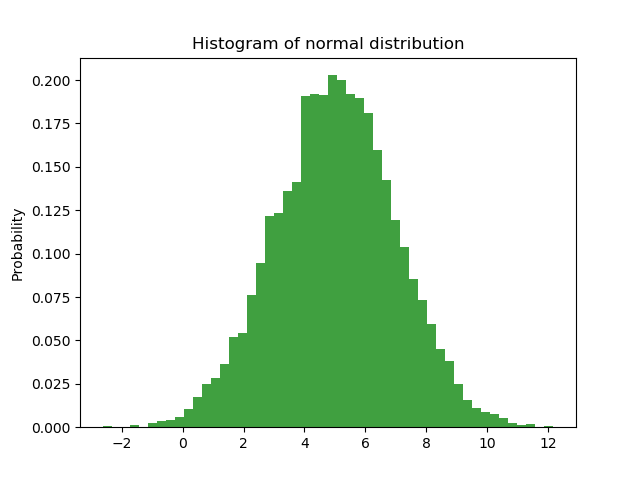

The script that saved this image:
import numpy as np
import matplotlib.pyplot as plt
import math
import sys

normalArray = np.random.normal(5, 2, 10000)


plt.hist(normalArray, 50, density=True, facecolor='g', alpha=0.75)
plt.ylabel('Probability')
plt.title('Histogram of normal distribution')
plt.savefig("normal.png")
